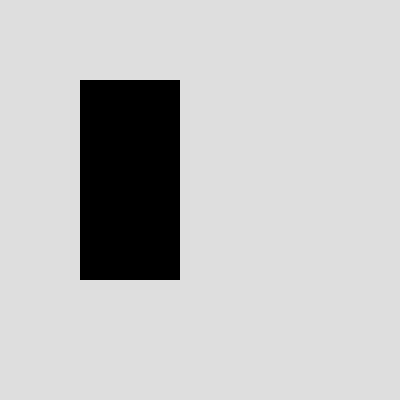
Frame 1 (no input)
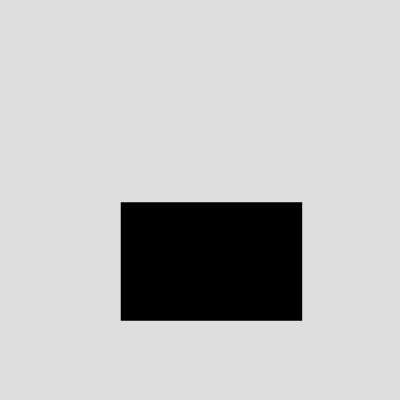
Frame 60 (no input)
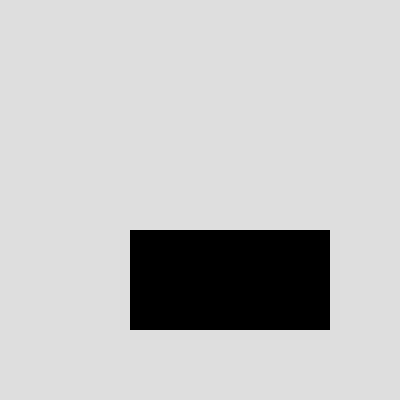
Frame 120 (the mouse pressed at the canvas centre since frame 60)

The p5.js sketch that drew these frames (run headless with seeded random() and noise() and a simulated clock; from frame 60 on, the mouse is pressed at the canvas centre):

// p5.js sketch
// ── sketch.js
let canvas
let timer = 0
let timerSpeed = 0.01
let timerWait = 2

function setup() {
  rectMode(CORNERS)
  createCanvas(400, 400)
  frameRate(60)
  a = 100
  b = 200
  trans1 = a / 2
  trans2 = b - a / 2
}

function draw() {
  background(222, 222, 222)
  strokeWeight(0)
  fill(0)

  let topLeftX = width/5
  let topLeftY = height/5
  let bottomRightX = topLeftX + a
  let bottomRightY = topLeftY + b

  rect(
    easing(timer, topLeftX, trans1, 1),
    easing(timer, topLeftY, trans2, 1),
    easing(timer, bottomRightX, trans2, 1),
    easing(timer, bottomRightY, trans1, 1)
  )
  
  timer += timerSpeed
  timer = (timer > timerWait) ? 0 : timer
}


function timerCheck() {
}

// https://spicyyoghurt.com/tools/easing-functions
function easing(t, b, c, d) {
  if (t > d) {
    return b+c
  }
  if ((t /= d / 2) < 1) return c / 2 * t * t * t * t * t + b;
  return c / 2 * ((t -= 2) * t * t * t * t + 2) + b;
}
